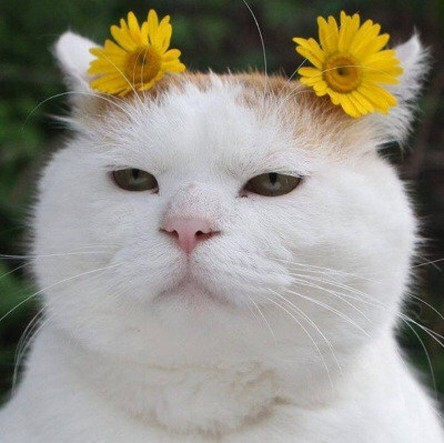
#> input picture images/cat-01.jpg, 444 x 443 px
$ jupyter execute --allow-errors Untitled_1.ipynb
#> lines starting #> are read from the running program, lines starting #| are printed output that depends on the picture
[cell 1]
import cv2
import numpy as np
import matplotlib.pyplot as plt

img = cv2.imread('./images/cat-01.jpg')
#> img is the input picture: shape (443, 444, 3); mean B, G, R 134.7, 146.3, 149.9
img = cv2.cvtColor(img, cv2.COLOR_BGR2RGB)
# cv2.cvtColor()
rows, cols = img.shape[:2]
#> rows = 443; cols = 444
dx = 100
dy = 100

matrix = np.float32([
    [1, 0, dx],
    [0, 1, dy]
])
dst1 = cv2.warpAffine(img, matrix, (cols + dx, rows + dy))
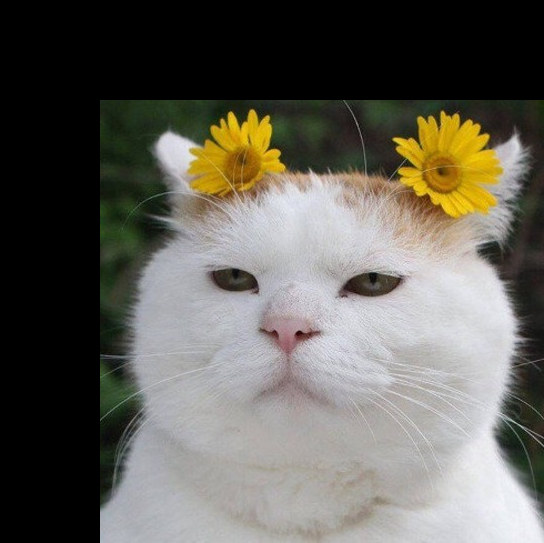
#> dst1: shape (543, 544, 3); mean R, G, B 99.8, 97.4, 89.7
dst2 = cv2.warpAffine(
    img, matrix, (cols + dx, rows + dy), None,
    cv2.INTER_LINEAR, cv2.BORDER_REFLECT
)
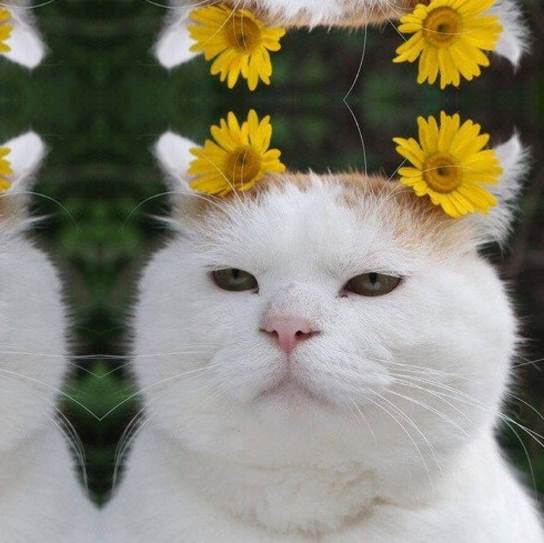
#> dst2: shape (543, 544, 3); mean R, G, B 135, 132, 115.9

fig, axes = plt.subplots(ncols=2)
axes[0].imshow(img)
#> (the rest of this cell did not finish here and is left out)
